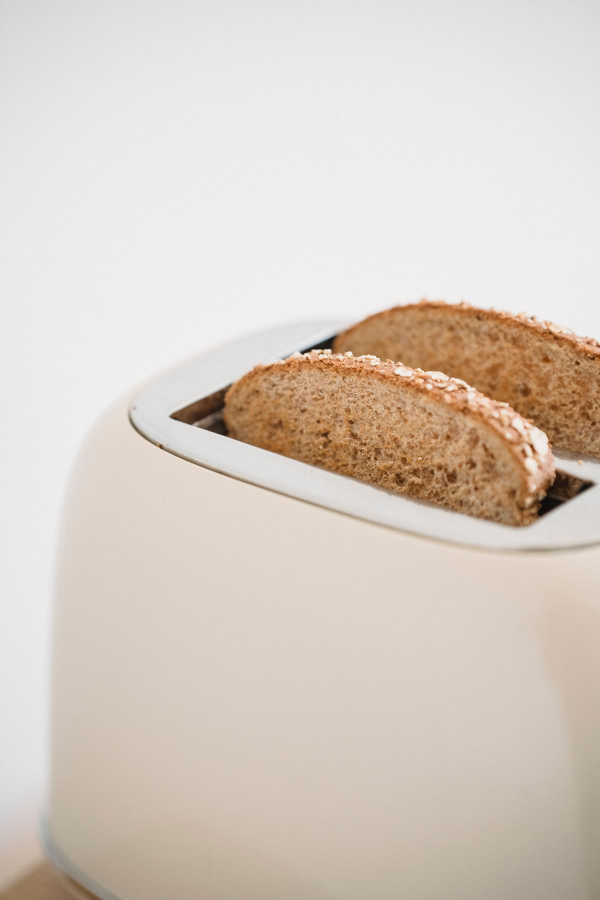
#> input picture assets/toaster-bread.jpg, 1200 x 1800 px (shown at 1/2 size)
$ python make_entry.py
#> lines starting #> are read from the running program, lines starting #| are printed output that depends on the picture; after the words box and inside, x2 and y2 are one past the last pixel; in counts of white or black regions, pixels touching at a corner belong together
#!/usr/bin/env python3
"""Build entry.png for the FrostToast catalogue-photo entry.

Composites two real, freely-licensed Pexels photographs:
- toaster with bread (Pexels 7937466, photo by Nicola Barts) — the base
- two ice cubes on white (Pexels 3675620) — the impossible "toast"

The ice cubes replace the bread slices in the toaster slots, so the picture
reads at a glance as a catalogue shot of a toaster that toasts ice cubes.
Both source photos are Pexels-licensed (free to use); credits are in README.md.
"""
from PIL import Image, ImageFilter, ImageDraw
import numpy as np
import os

REPO = os.path.dirname(os.path.dirname(os.path.abspath(__file__)))
ASSETS = os.path.join(REPO, "assets")


def cube_layer(ice, box, rotate_deg):
    """Cut one ice cube out of the ice photo and return it as an RGBA layer.

    The ice sits on a near-white background, so a luminance threshold gives
    a mask; a scanline fill makes the silhouette solid (ice is translucent,
    so a thin mask would let the bread show through), and a small Gaussian
    blur feathers the edge.
    """
    crop = ice.crop(box)
    lum = np.asarray(crop).astype(np.int16).mean(axis=2)
    mask = (lum < 245).astype(np.uint8)
    # Scanline fill: fill between the first and last set pixel of each row.
    filled = np.zeros_like(mask)
    for y in range(mask.shape[0]):
        xs = np.flatnonzero(mask[y])
        if xs.size:
            filled[y, xs[0] : xs[-1] + 1] = 1
    m = Image.fromarray((filled * 255).astype(np.uint8), "L").filter(
        ImageFilter.GaussianBlur(2.5)
    )
    rgba = crop.convert("RGBA")
    rgba.putalpha(m)
    return rgba.rotate(rotate_deg, resample=Image.BICUBIC, expand=True)


def scale_to(layer, width):
    iw, ih = layer.size
    s = width / iw
    return layer.resize((int(iw * s), int(ih * s)), Image.LANCZOS)


def main():
    toaster = Image.open(os.path.join(ASSETS, "toaster-bread.jpg")).convert("RGB")
#> toaster is the input picture: PIL image 1200x1800 RGB; mean R, G, B 216.1, 205, 195.7
    ice = Image.open(os.path.join(ASSETS, "ice.jpg")).convert("RGB")
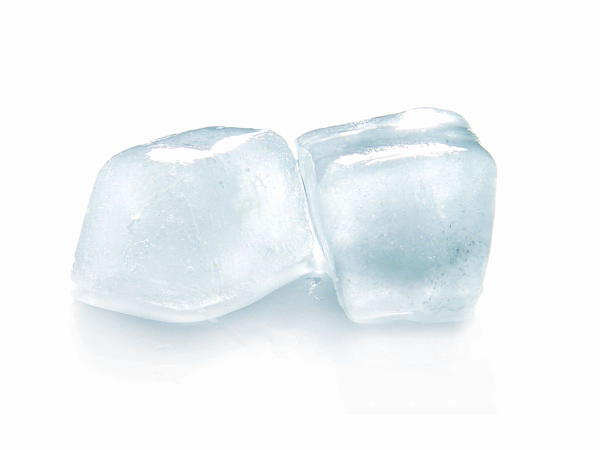
#> input picture assets/ice.jpg, 1200 x 900 px (shown at 1/2 size)
#> ice is the input picture: PIL image 1200x900 RGB; mean R, G, B 241.2, 245.1, 246.8

    # The bread slices lean ~14 degrees (top edge down to the right), so the
    # cubes are rotated to match. Back cube first, front cube over it.
    # The cubes are scaled large so they fully cover the bread slices.
    right = scale_to(cube_layer(ice, (550, 200, 1020, 610), -14), 800)
#> in cube_layer, `mask = (lum < 245).astype(np.uint8)`:
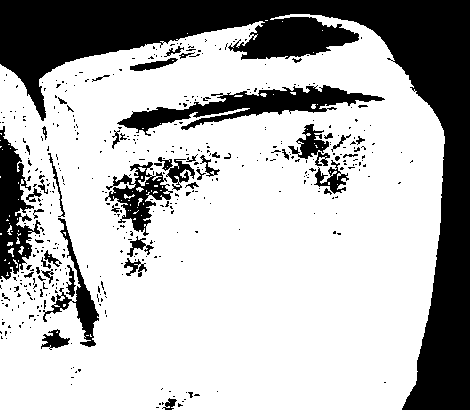
#> mask: shape (410, 470); values 0 (black) and 1 (white), 71.4% white; 451 black regions (403 under 20 px), largest, box (x1, y1, x2, y2) and area: (0, 0, 470, 410) 38588, (117, 85, 385, 136) 4370, (0, 126, 41, 280) 3065
#> after the loop in cube_layer, `for y in range(mask.shape[0]):`: filled: shape (410, 470); values 0 (black) and 1 (white), 81.2% white; 10 black regions (4 under 20 px), largest, box (x1, y1, x2, y2) and area: (0, 0, 470, 410) 34064, (0, 178, 34, 233) 1002, (0, 235, 28, 279) 517, (0, 148, 23, 176) 495, (0, 141, 11, 146) 47, (0, 134, 7, 140) 24
#> in cube_layer, `return rgba.rotate(rotate_deg, resample=Image.BICUBIC, expand=True)`:
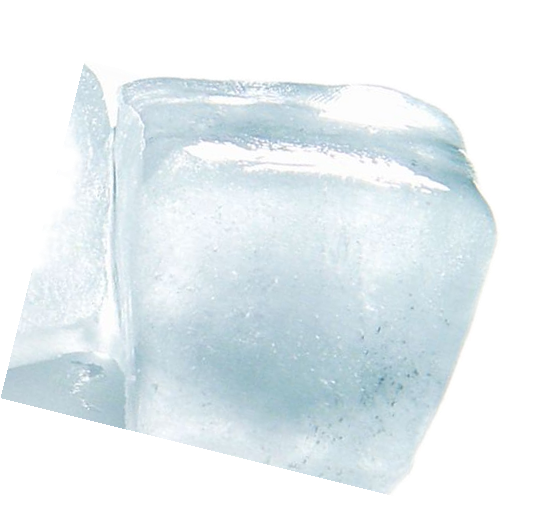
#> returned value: PIL image 556x512 RGBA; mean R, G, B, A 121.5, 129.5, 132.7, 140.2; transparent parts drawn white
#> in scale_to, `iw, ih = layer.size`: iw = 556; ih = 512
#> in scale_to, `s = width / iw`: s = 1.44
    left = scale_to(cube_layer(ice, (100, 230, 570, 610), -14), 800)
#> call 2 of cube_layer, with box = (100, 230, 570, 610), rotate_deg = -14
#> in cube_layer (call 2), `mask = (lum < 245).astype(np.uint8)`:
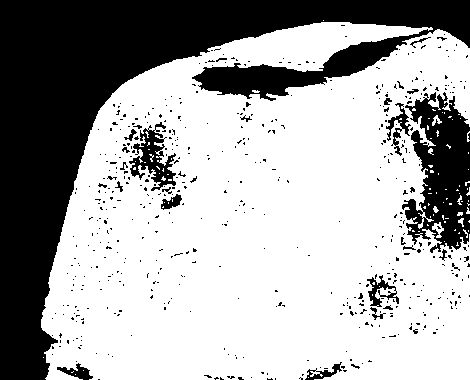
#> mask: shape (380, 470); values 0 (black) and 1 (white), 66.2% white; 532 black regions (506 under 20 px), largest, box (x1, y1, x2, y2) and area: (0, 0, 470, 380) 48478, (402, 92, 470, 253) 6689, (129, 122, 176, 191) 1318
#> the loop in cube_layer (call 2), `for y in range(mask.shape[0]):` made 380 passes
#> xs on pass 21: [323]
#> after the loop in cube_layer (call 2), `for y in range(mask.shape[0]):`: filled: shape (380, 470); values 0 (black) and 1 (white), 74.5% white; 11 black regions (4 under 20 px), largest, box (x1, y1, x2, y2) and area: (0, 0, 470, 380) 43626, (417, 141, 470, 181) 1415, (429, 127, 470, 131) 155
#> in cube_layer (call 2), `return rgba.rotate(rotate_deg, resample=Image.BICUBIC, expand=True)`:
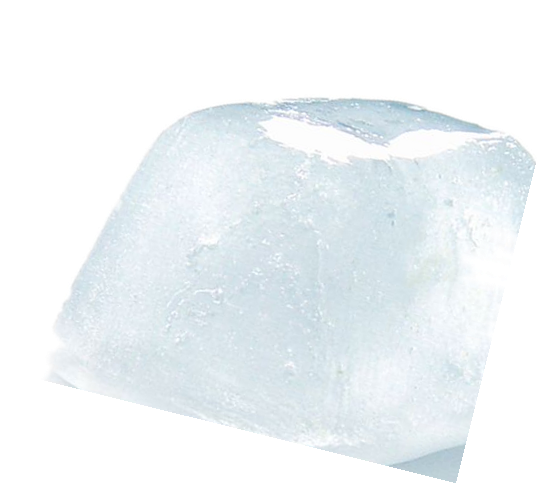
#> returned value: PIL image 548x484 RGBA; mean R, G, B, A 117.7, 122.8, 125.3, 127.9; transparent parts drawn white

    comp = toaster.copy()
    rw, rh = right.size
#> rw = 800; rh = 736
    comp.paste(right, (905 - rw // 2, 780 - rh // 2), right)
    lw, lh = left.size
#> lw = 800; lh = 706
    comp.paste(left, (700 - lw // 2, 870 - lh // 2), left)

    # Restore the toaster body below the front rim line, so the cubes read as
    # emerging from the slots instead of floating in front of the body.
    rim = Image.new("L", comp.size, 0)
#> rim: PIL image 1200x1800 L; every value is 0
    ImageDraw.Draw(rim).polygon(
        [(0, 734), (1200, 1080), (1200, 1800), (0, 1800)], fill=255
    )
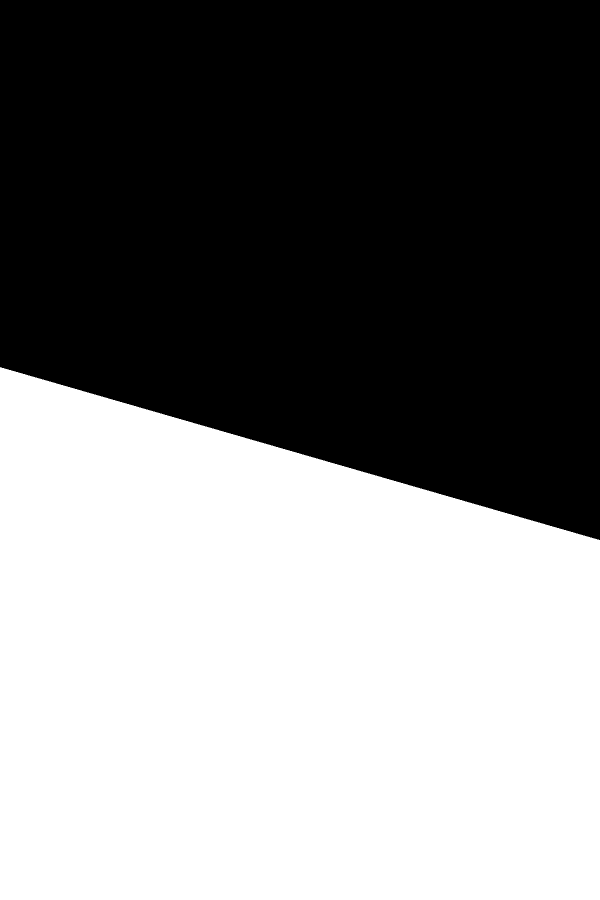
#> rim: PIL image 1200x1800 L (shown at 1/2 size); 49.6% white; 1 white region, box (x1, y1, x2, y2) and area: (0, 734, 1200, 1800) 1071346
    rim = rim.filter(ImageFilter.GaussianBlur(2))
    comp.paste(toaster, (0, 0), rim)

    # Fit the whole product into a 1024x1024 white canvas (catalogue style).
    out = Image.new("RGB", (1024, 1024), (255, 255, 255))
#> out: PIL image 1024x1024 RGB; every value is 255
    small = comp.resize((683, 1024), Image.LANCZOS)
    out.paste(small, (170, 0))
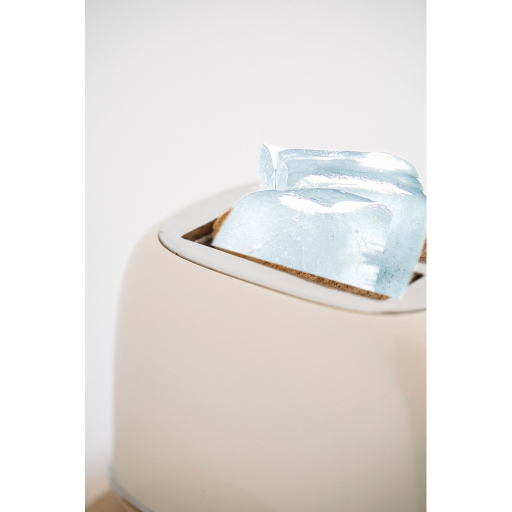
#> out: PIL image 1024x1024 RGB (shown at 1/2 size); mean R, G, B 231.4, 228.4, 225.4
    out.save(os.path.join(ASSETS, "entry-preview.png"))
    print("saved entry-preview.png", out.size)
#| saved entry-preview.png (1024, 1024)


if __name__ == "__main__":
    main()
